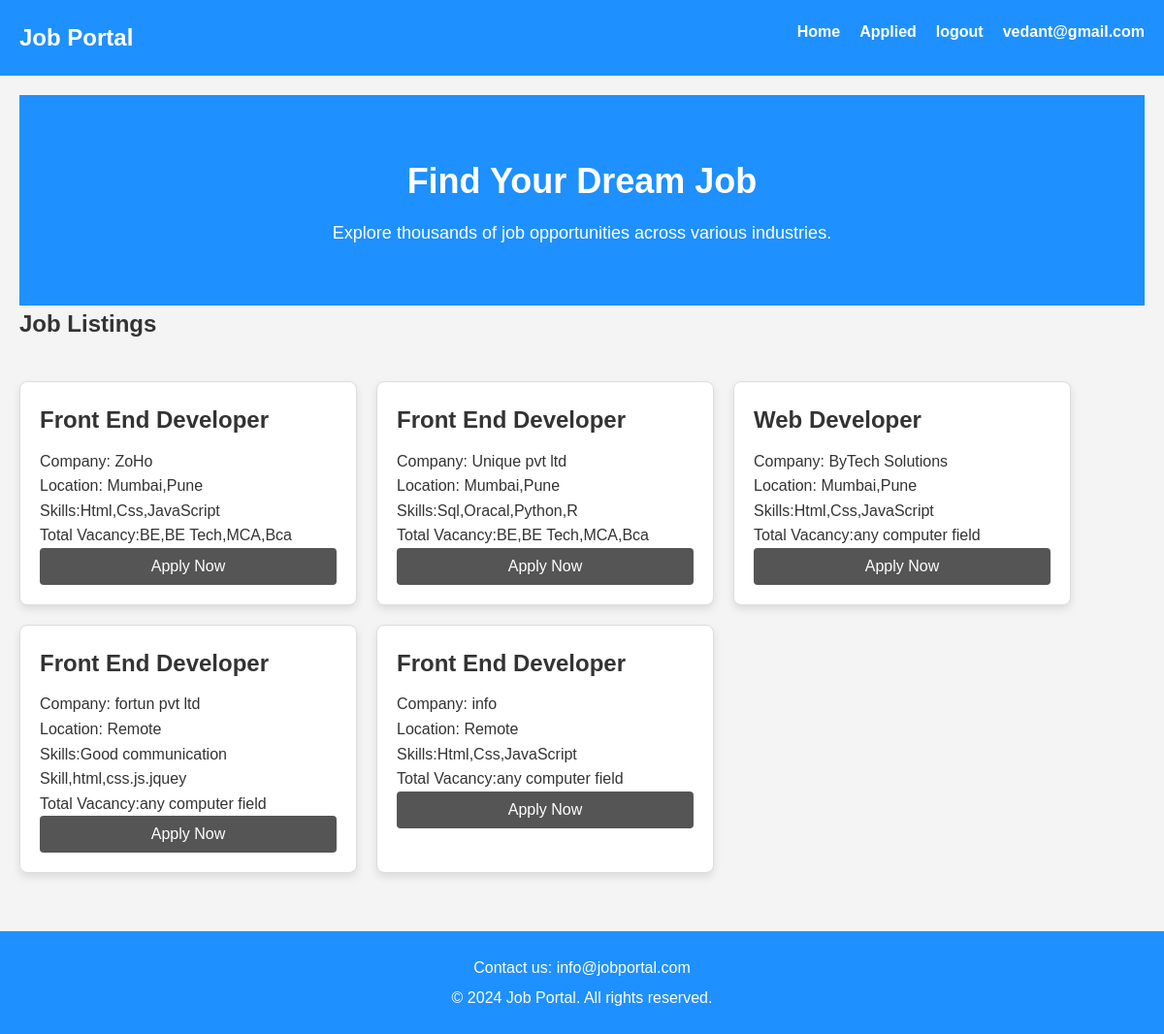
Screenshot of /home (signed in) with the database file from the repository.
### mainapp/models.py (models this page shows, shortened)
class vacancy(models.Model):
    role=models.CharField(max_length=30)
    company=models.CharField(max_length=30)
    location=models.CharField(max_length=30)
    learn=models.CharField(max_length=100)
    vac=models.CharField(max_length=10,default="Not Mansion")

### mainapp/views.py (the view)
# urls.py: path('home',views.home),
def home(request):
     if request.session.get('email') is not None:
         data = vacancy.objects.all()
         return render(request,'index.html',{'data':data})
     else:
         return redirect('/')

### template/index.html (shortened to what this page needs)
{%load static%}
<!DOCTYPE html>
<html lang="en">
<head>
    <link rel="stylesheet" href="{%static 'css/styles.css'%}">
</head>
<body>
    <header>
        <div class="logo">
            <h1>Job Portal</h1>
        </div>
        <nav>
            <ul>
                <li><a href="/home">Home</a></li>
                <li><a href="/user_applied?email={{request.session.email}}">Applied</a></li>
                <li><a href="/out">logout</a></li>
                <li><a href="/profile?email={{request.session.email}}">{{request.session.email}}</a></li>
            </ul>
        </nav>
    </header>
    <main>
        <section id="home" class="hero">
            <h2>Find Your Dream Job</h2>
            <p>Explore thousands of job opportunities across various industries.</p>
        </section>
        <h2>Job Listings</h2>
        <section id="jobs" class="job-listings">
              {%for i in data%}
            <div class="job-item">
                <h3>{{i.role}}</h3>
                <p>Company: {{i.company}}</p>
                <p>Location: {{i.location}}</p>
                <p>Skills:{{i.learn}}</p>
                <p>Total Vacancy:{{i.vac}}</p>
                 <button ><a href="/apply?company={{i.company}}" class="z">Apply Now</a></button>
            </div>
            {%endfor%}
        </section>
    </main>
    <footer id="contact">
        <p>Contact us: info@jobportal.com</p>
        <p>&copy; 2024 Job Portal. All rights reserved.</p>
    </footer>
</body>
</html>

### static/css/styles.css (style rules this page uses)
* { margin: 0; padding: 0; box-sizing: border-box; }
body { font-family: Arial, sans-serif; line-height: 1.6; background-color: #f4f4f4; color: #333; }
header { display: flex; justify-content: space-between; padding: 20px; background-color:#1e90ff; color: #fff; }
header .logo h1 { font-size: 24px; }
nav ul { list-style: none; display: flex; gap: 20px; }
nav a { color: #fff; text-decoration: none; font-weight: bold; }
main { padding: 20px; }
.hero { background-color: #1e90ff; color: #fff; padding: 60px 20px; text-align: center; }
.hero h2 { font-size: 36px; }
.hero p { font-size: 18px; margin-top: 10px; }
.job-listings { display: flex; gap: 20px; flex-wrap: wrap; margin-top: 40px; }
.job-item { background-color: #fff; border: 1px solid #ddd; padding: 20px; width: 30%; box-shadow: 0 4px 8px rgba(0, 0, 0, 0.1); border-radius: 8px; transition: transform 0.3s ease-in-out; }
.job-item h3 { font-size: 24px; margin-bottom: 10px; }
.job-item p { font-size: 16px; }
.job-item button { background-color: #555; color: #fff; border: none; padding: 10px; width: 100%; cursor: pointer; border-radius: 4px; font-size: 16px; }
footer { background-color: #1e90ff; color: #fff; padding: 20px; text-align: center; margin-top: 40px; }
footer p { margin: 5px 0; }

### template/index.html (style rules this page uses)
.z { color:white; text-decoration: none; }

### rows the page displays
vacancy: role "Front End Developer", company "ZoHo", location "Mumbai,Pune", learn "Html,Css,JavaScript", vac "BE,BE Tech,MCA,Bca"
vacancy: role "Front End Developer", company "Unique pvt ltd", location "Mumbai,Pune", learn "Sql,Oracal,Python,R", vac "BE,BE Tech,MCA,Bca"
vacancy: role "Web Developer", company "ByTech Solutions", location "Mumbai,Pune", learn "Html,Css,JavaScript", vac "any computer field"
vacancy: role "Front End Developer", company "fortun pvt ltd", location "Remote", learn "Good communication Skill,html,css.js.jquey", vac "any computer field"
vacancy: role "Front End Developer", company "info", location "Remote", learn "Html,Css,JavaScript", vac "any computer field"

### other values shown
{{ request.session.email }} "vedant@gmail.com"
